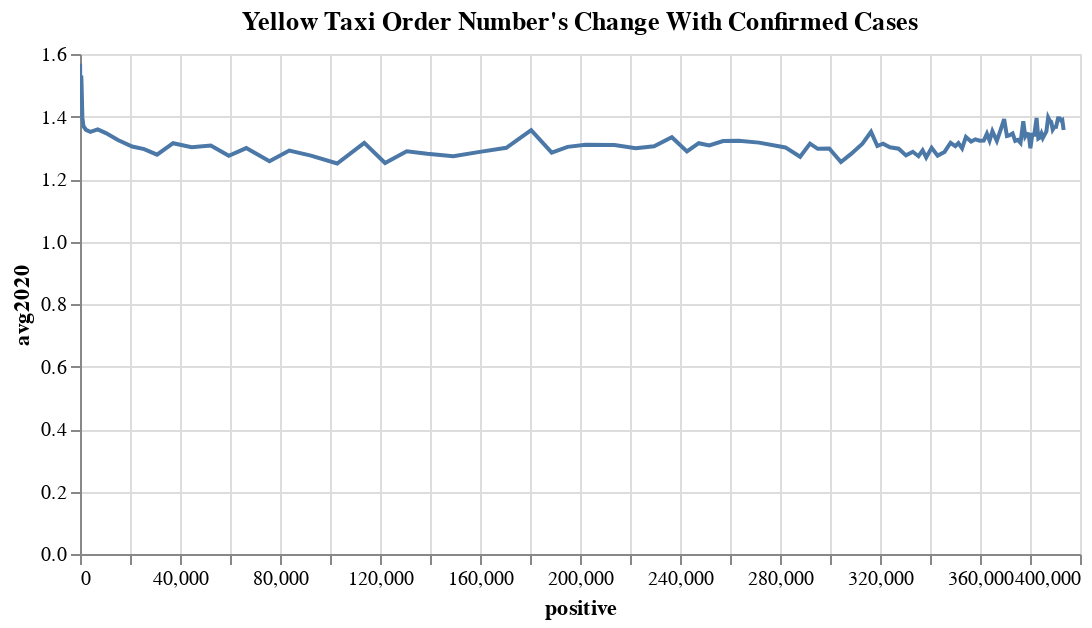

Source (notebook cell):
### Code cell
alt.Chart(yellow_2020_covid, title="Yellow Taxi Order Number's Change With Confirmed Cases").mark_line().encode(
    x=alt.X("positive:Q"),
    y="avg2020:Q",
    tooltip=list(yellow_2020_covid.columns)
).properties(
    width=500,
    height=250
).interactive()

### Figure 1 — Vega-Lite specification as saved in the notebook (floating-point values rounded to 4 significant figures)
{"config": {"view": {"continuousWidth": 400, "continuousHeight": 300}}, "data": {"name": "data-884eb13662c56d6b8626eee8a8265a69"}, "mark": "line", "encoding": {"tooltip": [{"type": "nominal", "field": "date2020"}, {"type": "quantitative", "field": "count2020"}, {"type": "quantitative", "field": "avg2020"}, {"type": "quantitative", "field": "positive"}], "x": {"type": "quantitative", "field": "positive"}, "y": {"type": "quantitative", "field": "avg2020"}}, "height": 250, "selection": {"selector006": {"type": "interval", "bind": "scales", "encodings": ["x", "y"]}}, "title": "Yellow Taxi Order Number's Change With Confirmed Cases", "width": 500, "$schema": "https://vega.github.io/schema/vega-lite/v4.8.1.json", "datasets": {"data-884eb13662c56d6b8626eee8a8265a69": [{"date2020": "2020-03-01", "count2020": 179723, "avg2020": 1.557, "positive": 0}, {"date2020": "2020-03-02", "count2020": 193508, "avg2020": 1.462, "positive": 0}, {"date2020": "2020-03-03", "count2020": 222917, "avg2020": 1.457, "positive": 1}, {"date2020": "2020-03-04", "count2020": 229734, "avg2020": 1.449, "positive": 1}, {"date2020": "2020-03-05", "count2020": 244448, "avg2020": 1.457, "positive": 3}, {"date2020": "2020-03-06", "count2020": 243741, "avg2020": 1.486, "positive": 25}, {"date2020": "2020-03-07", "count2020": 208200, "avg2020": 1.569, "positive": 36}, {"date2020": "2020-03-08", "count2020": 165803, "avg2020": 1.549, "positive": 60}, {"date2020": "2020-03-09", "count2020": 175572, "avg2020": 1.456, "positive": 88}, {"date2020": "2020-03-10", "count2020": 184068, "avg2020": 1.451, "positive": 151}, {"date2020": "2020-03-11", "count2020": 182630, "avg2020": 1.447, "positive": 195}, {"date2020": "2020-03-12", "count2020": 171077, "avg2020": 1.439, "positive": 251}, {"date2020": "2020-03-13", "count2020": 134702, "avg2020": 1.456, "positive": 353}, {"date2020": "2020-03-14", "count2020": 89650, "avg2020": 1.531, "positive": 517}, {"date2020": "2020-03-15", "count2020": 59871, "avg2020": 1.496, "positive": 648}, {"date2020": "2020-03-16", "count2020": 64201, "avg2020": 1.398, "positive": 942}, {"date2020": "2020-03-17", "count2020": 45617, "avg2020": 1.369, "positive": 1374}, {"date2020": "2020-03-18", "count2020": 36244, "avg2020": 1.358, "positive": 2383}, {"date2020": "2020-03-19", "count2020": 29803, "avg2020": 1.351, "positive": 4152}, {"date2020": "2020-03-20", "count2020": 27622, "avg2020": 1.359, "positive": 7102}, {"date2020": "2020-03-21", "count2020": 16166, "avg2020": 1.347, "positive": 10356}, {"date2020": "2020-03-22", "count2020": 10340, "avg2020": 1.325, "positive": 15168}, {"date2020": "2020-03-23", "count2020": 13576, "avg2020": 1.304, "positive": 20875}, {"date2020": "2020-03-24", "count2020": 11851, "avg2020": 1.296, "positive": 25665}, {"date2020": "2020-03-25", "count2020": 11205, "avg2020": 1.278, "positive": 30810}, {"date2020": "2020-03-26", "count2020": 10663, "avg2020": 1.315, "positive": 37258}, {"date2020": "2020-03-27", "count2020": 11778, "avg2020": 1.302, "positive": 44637}, {"date2020": "2020-03-28", "count2020": 7633, "avg2020": 1.307, "positive": 52318}, {"date2020": "2020-03-29", "count2020": 5540, "avg2020": 1.274, "positive": 59513}, {"date2020": "2020-03-30", "count2020": 9579, "avg2020": 1.299, "positive": 66497}, {"date2020": "2020-03-31", "count2020": 9446, "avg2020": 1.257, "positive": 75795}, {"date2020": "2020-04-01", "count2020": 9468, "avg2020": 1.291, "positive": 83712}, {"date2020": "2020-04-02", "count2020": 8786, "avg2020": 1.275, "positive": 92381}, {"date2020": "2020-04-03", "count2020": 10309, "avg2020": 1.25, "positive": 102863}, {"date2020": "2020-04-04", "count2020": 6396, "avg2020": 1.316, "positive": 113704}, {"date2020": "2020-04-05", "count2020": 5046, "avg2020": 1.251, "positive": 122031}, {"date2020": "2020-04-06", "count2020": 8270, "avg2020": 1.289, "positive": 130689}, {"date2020": "2020-04-07", "count2020": 7886, "avg2020": 1.281, "positive": 138863}, {"date2020": "2020-04-08", "count2020": 7915, "avg2020": 1.273, "positive": 149316}, {"date2020": "2020-04-09", "count2020": 7827, "avg2020": 1.287, "positive": 159937}, {"date2020": "2020-04-10", "count2020": 8585, "avg2020": 1.3, "positive": 170512}, {"date2020": "2020-04-11", "count2020": 6267, "avg2020": 1.357, "positive": 180458}, {"date2020": "2020-04-12", "count2020": 4432, "avg2020": 1.284, "positive": 188694}, {"date2020": "2020-04-13", "count2020": 7469, "avg2020": 1.303, "positive": 195031}, {"date2020": "2020-04-14", "count2020": 8329, "avg2020": 1.309, "positive": 202208}, {"date2020": "2020-04-15", "count2020": 8303, "avg2020": 1.309, "positive": 213779}, {"date2020": "2020-04-16", "count2020": 8494, "avg2020": 1.298, "positive": 222284}, {"date2020": "2020-04-17", "count2020": 9669, "avg2020": 1.305, "positive": 229642}, {"date2020": "2020-04-18", "count2020": 5808, "avg2020": 1.334, "positive": 236732}, {"date2020": "2020-04-19", "count2020": 5122, "avg2020": 1.288, "positive": 242786}, {"date2020": "2020-04-20", "count2020": 8134, "avg2020": 1.314, "positive": 247512}, {"date2020": "2020-04-21", "count2020": 8085, "avg2020": 1.307, "positive": 251690}, {"date2020": "2020-04-22", "count2020": 8624, "avg2020": 1.322, "positive": 257216}, {"date2020": "2020-04-23", "count2020": 8720, "avg2020": 1.322, "positive": 263460}, {"date2020": "2020-04-24", "count2020": 9395, "avg2020": 1.316, "positive": 271590}, {"date2020": "2020-04-25", "count2020": 7219, "avg2020": 1.301, "positive": 282143}, {"date2020": "2020-04-26", "count2020": 4992, "avg2020": 1.271, "positive": 288045}, {"date2020": "2020-04-27", "count2020": 8904, "avg2020": 1.313, "positive": 291996}, {"date2020": "2020-04-28", "count2020": 9457, "avg2020": 1.297, "positive": 295106}, {"date2020": "2020-04-29", "count2020": 9683, "avg2020": 1.297, "positive": 299691}, {"date2020": "2020-04-30", "count2020": 10283, "avg2020": 1.254, "positive": 304372}, {"date2020": "2020-05-01", "count2020": 11893, "avg2020": 1.28, "positive": 308314}, {"date2020": "2020-05-02", "count2020": 8450, "avg2020": 1.313, "positive": 312977}, {"date2020": "2020-05-03", "count2020": 6414, "avg2020": 1.351, "positive": 316415}, {"date2020": "2020-05-04", "count2020": 10799, "avg2020": 1.306, "positive": 318953}, {"date2020": "2020-05-05", "count2020": 11205, "avg2020": 1.313, "positive": 321192}, {"date2020": "2020-05-06", "count2020": 11960, "avg2020": 1.301, "positive": 323978}, {"date2020": "2020-05-07", "count2020": 12062, "avg2020": 1.297, "positive": 327469}, {"date2020": "2020-05-08", "count2020": 13135, "avg2020": 1.276, "positive": 330407}, {"date2020": "2020-05-09", "count2020": 8609, "avg2020": 1.287, "positive": 333122}, {"date2020": "2020-05-10", "count2020": 7605, "avg2020": 1.273, "positive": 335395}, {"date2020": "2020-05-11", "count2020": 11885, "avg2020": 1.292, "positive": 337055}, {"date2020": "2020-05-12", "count2020": 12190, "avg2020": 1.269, "positive": 338485}, {"date2020": "2020-05-13", "count2020": 13019, "avg2020": 1.3, "positive": 340661}, {"date2020": "2020-05-14", "count2020": 13210, "avg2020": 1.275, "positive": 343051}, {"date2020": "2020-05-15", "count2020": 14576, "avg2020": 1.287, "positive": 345813}, {"date2020": "2020-05-16", "count2020": 10257, "avg2020": 1.316, "positive": 348232}, {"date2020": "2020-05-17", "count2020": 7403, "avg2020": 1.305, "positive": 350121}, {"date2020": "2020-05-18", "count2020": 12073, "avg2020": 1.315, "positive": 351371}, {"date2020": "2020-05-19", "count2020": 12224, "avg2020": 1.298, "positive": 352845}, {"date2020": "2020-05-20", "count2020": 12677, "avg2020": 1.335, "positive": 354370}, {"date2020": "2020-05-21", "count2020": 12807, "avg2020": 1.32, "positive": 356458}, {"date2020": "2020-05-22", "count2020": 13993, "avg2020": 1.327, "positive": 358154}, {"date2020": "2020-05-23", "count2020": 8009, "avg2020": 1.323, "positive": 359926}, {"date2020": "2020-05-24", "count2020": 7984, "avg2020": 1.323, "positive": 361515}, {"date2020": "2020-05-25", "count2020": 7664, "avg2020": 1.345, "positive": 362764}, {"date2020": "2020-05-26", "count2020": 13078, "avg2020": 1.323, "positive": 363836}, {"date2020": "2020-05-27", "count2020": 14262, "avg2020": 1.353, "positive": 364965}, {"date2020": "2020-05-28", "count2020": 13584, "avg2020": 1.322, "positive": 366733}, {"date2020": "2020-05-29", "count2020": 15173, "avg2020": 1.358, "positive": 368284}, {"date2020": "2020-05-30", "count2020": 11331, "avg2020": 1.392, "positive": 369660}, {"date2020": "2020-05-31", "count2020": 8826, "avg2020": 1.337, "positive": 370770}, {"date2020": "2020-06-01", "count2020": 14670, "avg2020": 1.34, "positive": 371711}, {"date2020": "2020-06-02", "count2020": 14958, "avg2020": 1.346, "positive": 373040}, {"date2020": "2020-06-03", "count2020": 14990, "avg2020": 1.322, "positive": 374085}, {"date2020": "2020-06-04", "count2020": 15836, "avg2020": 1.325, "positive": 375133}, {"date2020": "2020-06-05", "count2020": 16501, "avg2020": 1.316, "positive": 376208}, {"date2020": "2020-06-06", "count2020": 12131, "avg2020": 1.385, "positive": 377316}, {"date2020": "2020-06-07", "count2020": 9907, "avg2020": 1.336, "positive": 378097}, {"date2020": "2020-06-08", "count2020": 16974, "avg2020": 1.344, "positive": 378799}, {"date2020": "2020-06-09", "count2020": 17721, "avg2020": 1.343, "positive": 379482}, {"date2020": "2020-06-10", "count2020": 18018, "avg2020": 1.298, "positive": 380156}, {"date2020": "2020-06-11", "count2020": 17823, "avg2020": 1.342, "positive": 380892}, {"date2020": "2020-06-12", "count2020": 20108, "avg2020": 1.342, "positive": 381714}, {"date2020": "2020-06-13", "count2020": 14072, "avg2020": 1.395, "positive": 382630}, {"date2020": "2020-06-14", "count2020": 10891, "avg2020": 1.329, "positive": 383324}, {"date2020": "2020-06-15", "count2020": 18274, "avg2020": 1.332, "positive": 383944}, {"date2020": "2020-06-16", "count2020": 19661, "avg2020": 1.345, "positive": 384575}, {"date2020": "2020-06-17", "count2020": 19975, "avg2020": 1.331, "positive": 385142}, {"date2020": "2020-06-18", "count2020": 20301, "avg2020": 1.34, "positive": 385760}, {"date2020": "2020-06-19", "count2020": 22290, "avg2020": 1.352, "positive": 386556}, {"date2020": "2020-06-20", "count2020": 14803, "avg2020": 1.397, "positive": 387272}, {"date2020": "2020-06-21", "count2020": 12829, "avg2020": 1.386, "positive": 387936}, {"date2020": "2020-06-22", "count2020": 23092, "avg2020": 1.383, "positive": 388488}, {"date2020": "2020-06-23", "count2020": 24666, "avg2020": 1.358, "positive": 389085}, {"date2020": "2020-06-24", "count2020": 24945, "avg2020": 1.366, "positive": 389666}, {"date2020": "2020-06-25", "count2020": 25696, "avg2020": 1.367, "positive": 390415}, {"date2020": "2020-06-26", "count2020": 26228, "avg2020": 1.394, "positive": 391220}, {"date2020": "2020-06-27", "count2020": 17215, "avg2020": 1.394, "positive": 391923}, {"date2020": "2020-06-28", "count2020": 15201, "avg2020": 1.386, "positive": 392539}, {"date2020": "2020-06-29", "count2020": 24842, "avg2020": 1.388, "positive": 392930}, {"date2020": "2020-06-30", "count2020": 25153, "avg2020": 1.357, "positive": 393454}]}}
